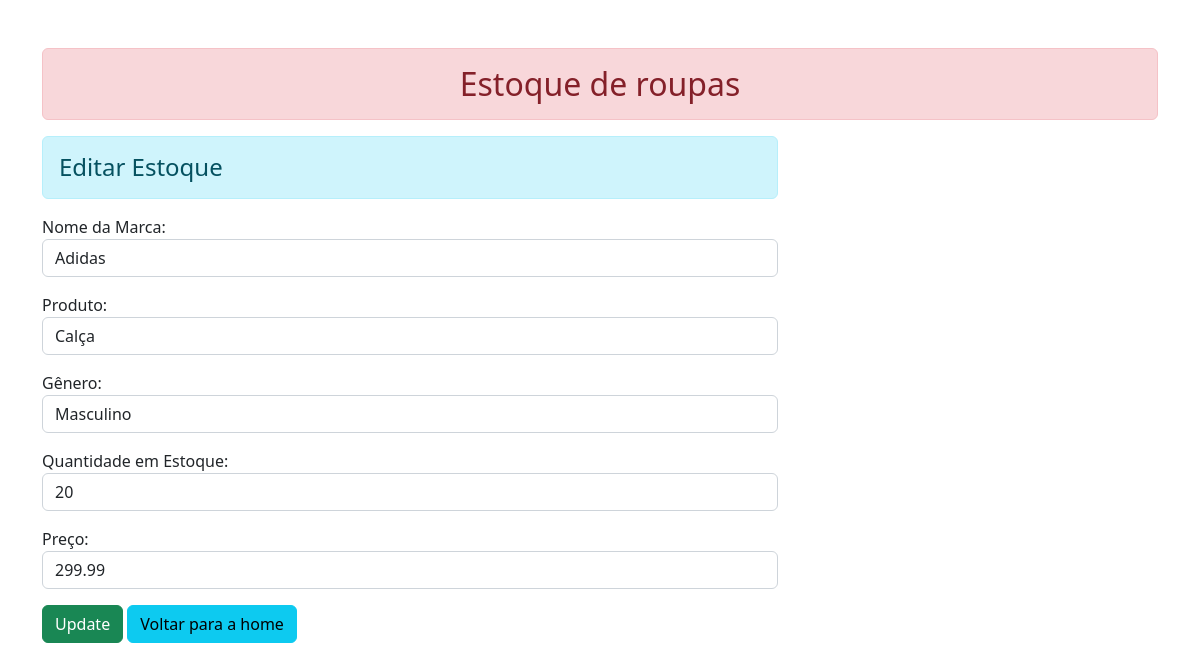
Screenshot of /15/ with the database file from the repository.
### home/models.py (models this page shows)
class Estoque(models.Model):
    GENERO_CHOICES = [
        ('M', 'Masculino'),
        ('F', 'Feminino'),
    ]
    marca = models.CharField(max_length=70)
    produto = models.CharField(max_length=70)
    genero = models.CharField(max_length=1, choices=GENERO_CHOICES)
    quantidade = models.IntegerField()
    preco = models.DecimalField(max_digits=10, decimal_places=2)

### home/views.py (the view)
# urls.py: path('<int:id>/', views.update_data, name="updatedata"),
def update_data(request, id):
    if request.method == 'POST':
        pi = Estoque.objects.get(pk=id)
        fm = EstoqueRegistration(request.POST, instance=pi)
        if fm.is_valid():
            fm.save()
            return redirect('crud')
    else:
        pi = Estoque.objects.get(pk=id)
        fm = EstoqueRegistration(instance=pi)
    return render(request, 'home/update.html', {'form': fm})

### home/forms.py
class EstoqueRegistration(forms.ModelForm):
    class Meta:
        model = Estoque
        fields = ['marca', 'produto', 'genero', 'quantidade', 'preco']
        widgets = {
            'marca': forms.TextInput(attrs={'class': 'form-control'}),
            'produto': forms.TextInput(attrs={'class': 'form-control'}),
            'genero': forms.Select(attrs={'class': 'form-control'}),
            'quantidade': forms.NumberInput(attrs={'class': 'form-control', 'min': '0'}),
            'preco': forms.NumberInput(attrs={'class': 'form-control', 'step': '0.01'}),
        }
        labels = {
            'marca': 'Nome da Marca',
            'produto': 'Produto',
            'genero': 'Gênero',
            'quantidade': 'Quantidade em Estoque',
            'preco': 'Preço',
        }

### home/templates/home/update.html
{% extends 'home/base.html' %} {% block content %}
<div class="row">
  <div class="col-sm-8 offeset-2">
    <h4 class="alert alert-info">Editar Estoque</h4>
    <form action="" method="post">
      {% csrf_token %} {{form.as_p}}
      <input type="submit" class="btn btn-success" value="Update" />
      <a href="{% url 'crud' %}" class="btn btn-info">Voltar para a home</a>
    </form>
  </div>
</div>
{% endblock content %}

### rows the page displays
Estoque: marca "Adidas", produto "Calça", genero "Masculino", quantidade "20", preco "299.99"
